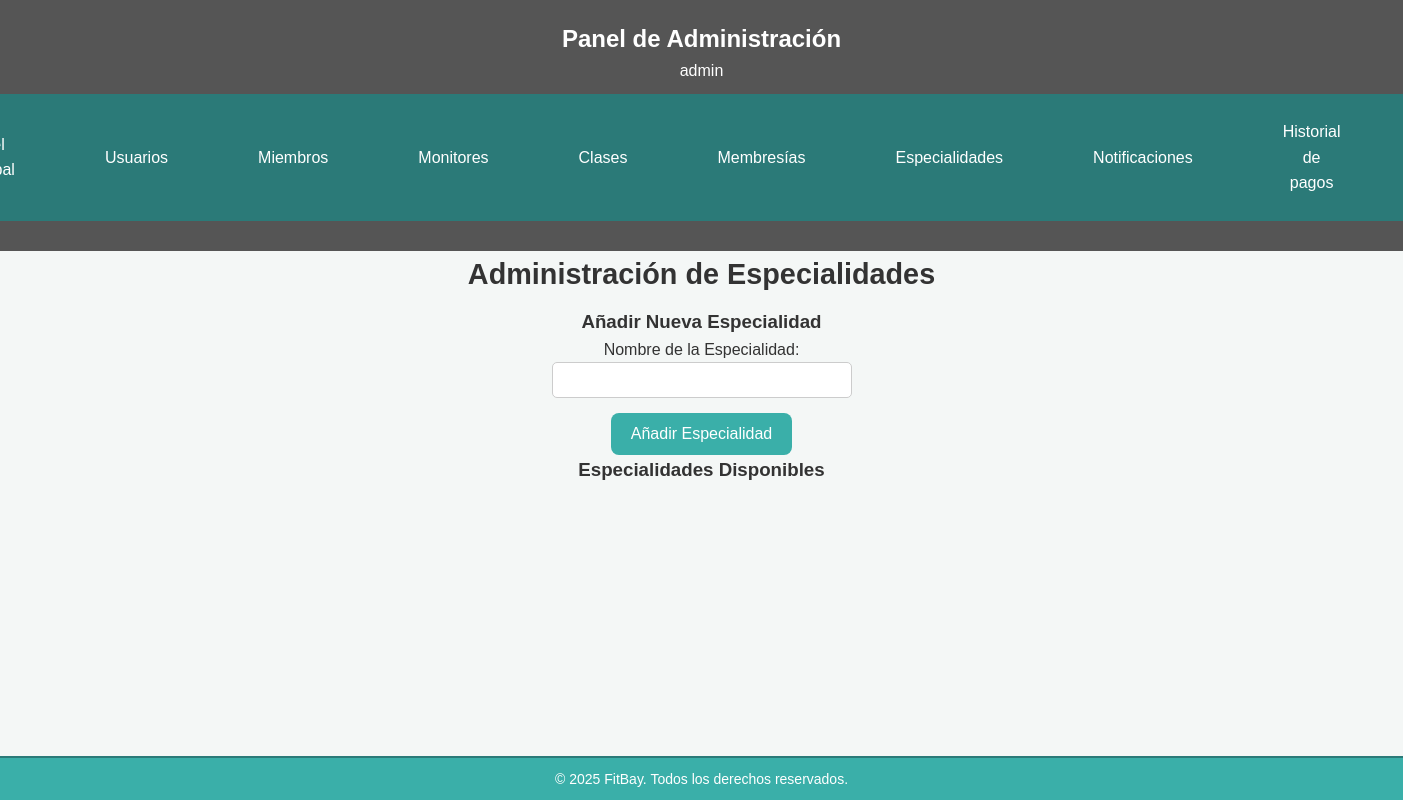
/src/admin/especialidades.php (signed in), run on an earlier commit of the app's database.
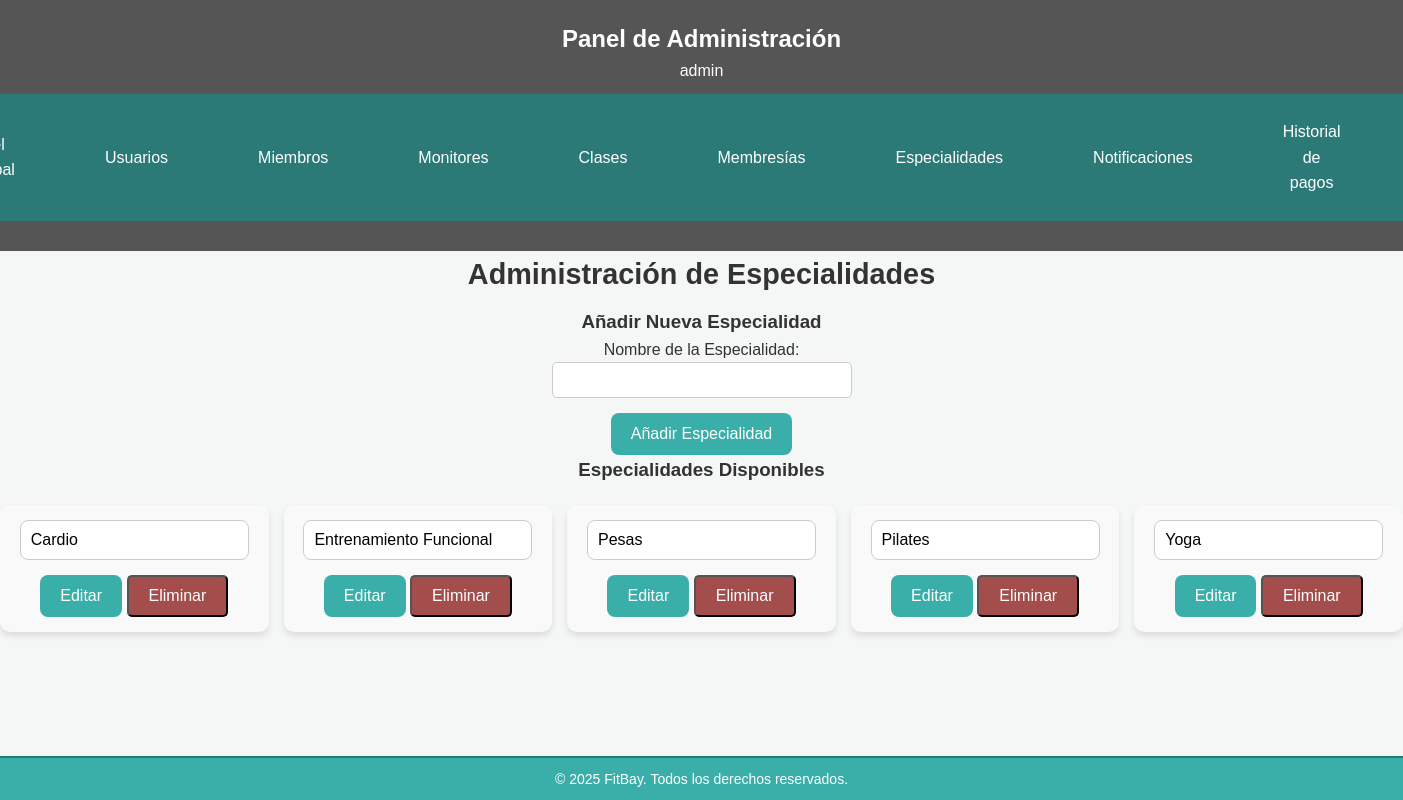
And on a later commit of the database.
### tables this page shows
CREATE TABLE IF NOT EXISTS especialidad (
    id_especialidad INT AUTO_INCREMENT PRIMARY KEY,
    nombre VARCHAR(50) UNIQUE
);

### src/admin/especialidades.php (the view, shortened to what this page needs)
<?php
$conn = obtenerConexion();
$especialidades = [];
$result = $conn->query("SELECT * FROM especialidad ORDER BY nombre ASC");
if ($result) {
    while ($row = $result->fetch_assoc()) {
        $especialidades[] = $row;
    }
}
include '../admin/admin_header.php';
?>
<!DOCTYPE html>
<html lang="es">
<head>
    <link rel="stylesheet" href="../../assets/css/estilos.css">
</head>
<body>
    <main>
        <h2 class="section-title">Administración de Especialidades</h2>
        <form method="POST" action="especialidades.php" class="form-container">
            <h3>Añadir Nueva Especialidad</h3>
            <label for="nueva_especialidad">Nombre de la Especialidad:</label>
            <input type="text" id="nueva_especialidad" name="nueva_especialidad" class="input-general" required>
            <button type="submit" class="btn-general">Añadir Especialidad</button>
        </form>
        <h3>Especialidades Disponibles</h3>
        <div class="especialidades-container">
            <?php foreach ($especialidades as $especialidad): ?>
                <div class="especialidad-card">
                    <form method="POST" action="especialidades.php" class="especialidad-form">
                        <input type="text" name="nombre_especialidad" value="<?php echo htmlspecialchars($especialidad['nombre']); ?>" class="input-general" required>
                        <div class="button-group">
                            <button type="submit" name="editar_especialidad" class="btn-general edit-button">Editar</button>
                            <button type="submit" name="eliminar_especialidad" class="delete-button" onclick="return confirm('¿Estás seguro de que deseas eliminar esta especialidad?')">Eliminar</button>
                        </div>
                    </form>
                </div>
            <?php endforeach; ?>
        </div>
    </main>
    <?php include '../includes/footer.php'; ?>
</body>
</html>

What changed in the data, as far as the page shows it:
added especialidad: nombre_especialidad "Cardio"
added especialidad: nombre_especialidad "Entrenamiento Funcional"
added especialidad: nombre_especialidad "Pesas"
added especialidad: nombre_especialidad "Pilates"
added especialidad: nombre_especialidad "Yoga"
